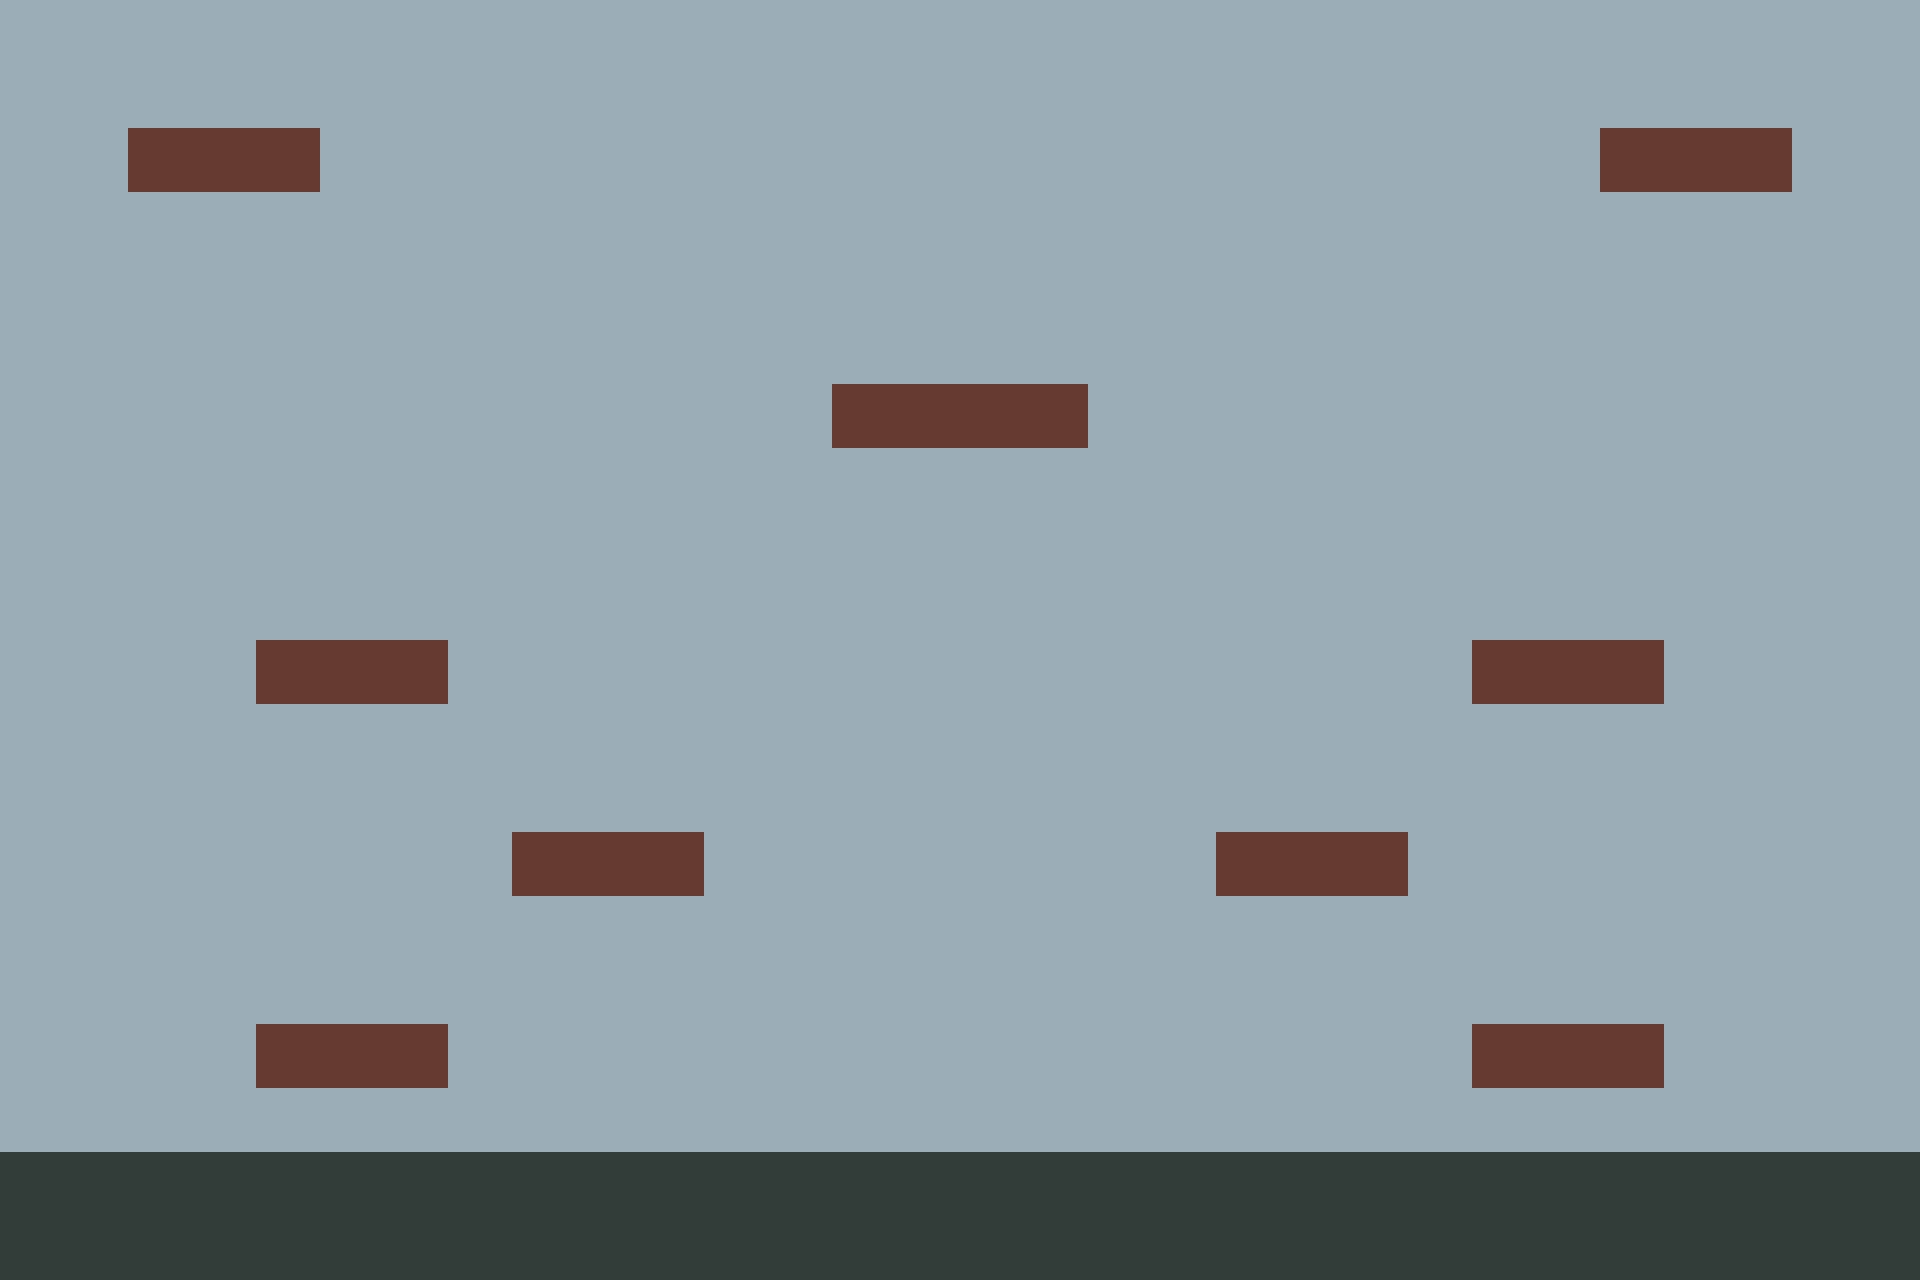

Rendered tile map (Tiled .tmx) drawn with the repository's tilesets; below, a short description and the full map source, tile grids included:
An orthogonal 30x20 tile map with 64x64 px tiles, 2 tile layers (fond, plateformes).

<map version="1.9" tiledversion="1.9.2" orientation="orthogonal" renderorder="right-down" width="30" height="20" tilewidth="64" tileheight="64" infinite="0" nextlayerid="3" nextobjectid="1">
 <tileset firstgid="1" source="tileset_temp.tsx" />
 <layer id="1" name="fond" width="30" height="20">
  <data encoding="csv">
2,2,2,2,2,2,2,2,2,2,2,2,2,2,2,2,2,2,2,2,2,2,2,2,2,2,2,2,2,2,
2,2,2,2,2,2,2,2,2,2,2,2,2,2,2,2,2,2,2,2,2,2,2,2,2,2,2,2,2,2,
2,2,2,2,2,2,2,2,2,2,2,2,2,2,2,2,2,2,2,2,2,2,2,2,2,2,2,2,2,2,
2,2,2,2,2,2,2,2,2,2,2,2,2,2,2,2,2,2,2,2,2,2,2,2,2,2,2,2,2,2,
2,2,2,2,2,2,2,2,2,2,2,2,2,2,2,2,2,2,2,2,2,2,2,2,2,2,2,2,2,2,
2,2,2,2,2,2,2,2,2,2,2,2,2,2,2,2,2,2,2,2,2,2,2,2,2,2,2,2,2,2,
2,2,2,2,2,2,2,2,2,2,2,2,2,2,2,2,2,2,2,2,2,2,2,2,2,2,2,2,2,2,
2,2,2,2,2,2,2,2,2,2,2,2,2,2,2,2,2,2,2,2,2,2,2,2,2,2,2,2,2,2,
2,2,2,2,2,2,2,2,2,2,2,2,2,2,2,2,2,2,2,2,2,2,2,2,2,2,2,2,2,2,
2,2,2,2,2,2,2,2,2,2,2,2,2,2,2,2,2,2,2,2,2,2,2,2,2,2,2,2,2,2,
2,2,2,2,2,2,2,2,2,2,2,2,2,2,2,2,2,2,2,2,2,2,2,2,2,2,2,2,2,2,
2,2,2,2,2,2,2,2,2,2,2,2,2,2,2,2,2,2,2,2,2,2,2,2,2,2,2,2,2,2,
2,2,2,2,2,2,2,2,2,2,2,2,2,2,2,2,2,2,2,2,2,2,2,2,2,2,2,2,2,2,
2,2,2,2,2,2,2,2,2,2,2,2,2,2,2,2,2,2,2,2,2,2,2,2,2,2,2,2,2,2,
2,2,2,2,2,2,2,2,2,2,2,2,2,2,2,2,2,2,2,2,2,2,2,2,2,2,2,2,2,2,
2,2,2,2,2,2,2,2,2,2,2,2,2,2,2,2,2,2,2,2,2,2,2,2,2,2,2,2,2,2,
2,2,2,2,2,2,2,2,2,2,2,2,2,2,2,2,2,2,2,2,2,2,2,2,2,2,2,2,2,2,
2,2,2,2,2,2,2,2,2,2,2,2,2,2,2,2,2,2,2,2,2,2,2,2,2,2,2,2,2,2,
2,2,2,2,2,2,2,2,2,2,2,2,2,2,2,2,2,2,2,2,2,2,2,2,2,2,2,2,2,2,
2,2,2,2,2,2,2,2,2,2,2,2,2,2,2,2,2,2,2,2,2,2,2,2,2,2,2,2,2,2
</data>
 </layer>
 <layer id="2" name="plateformes" width="30" height="20">
  <data encoding="csv">
0,0,0,0,0,0,0,0,0,0,0,0,0,0,0,0,0,0,0,0,0,0,0,0,0,0,0,0,0,0,
0,0,0,0,0,0,0,0,0,0,0,0,0,0,0,0,0,0,0,0,0,0,0,0,0,0,0,0,0,0,
0,0,1,1,1,0,0,0,0,0,0,0,0,0,0,0,0,0,0,0,0,0,0,0,0,1,1,1,0,0,
0,0,0,0,0,0,0,0,0,0,0,0,0,0,0,0,0,0,0,0,0,0,0,0,0,0,0,0,0,0,
0,0,0,0,0,0,0,0,0,0,0,0,0,0,0,0,0,0,0,0,0,0,0,0,0,0,0,0,0,0,
0,0,0,0,0,0,0,0,0,0,0,0,0,0,0,0,0,0,0,0,0,0,0,0,0,0,0,0,0,0,
0,0,0,0,0,0,0,0,0,0,0,0,0,1,1,1,1,0,0,0,0,0,0,0,0,0,0,0,0,0,
0,0,0,0,0,0,0,0,0,0,0,0,0,0,0,0,0,0,0,0,0,0,0,0,0,0,0,0,0,0,
0,0,0,0,0,0,0,0,0,0,0,0,0,0,0,0,0,0,0,0,0,0,0,0,0,0,0,0,0,0,
0,0,0,0,0,0,0,0,0,0,0,0,0,0,0,0,0,0,0,0,0,0,0,0,0,0,0,0,0,0,
0,0,0,0,1,1,1,0,0,0,0,0,0,0,0,0,0,0,0,0,0,0,0,1,1,1,0,0,0,0,
0,0,0,0,0,0,0,0,0,0,0,0,0,0,0,0,0,0,0,0,0,0,0,0,0,0,0,0,0,0,
0,0,0,0,0,0,0,0,0,0,0,0,0,0,0,0,0,0,0,0,0,0,0,0,0,0,0,0,0,0,
0,0,0,0,0,0,0,0,1,1,1,0,0,0,0,0,0,0,0,1,1,1,0,0,0,0,0,0,0,0,
0,0,0,0,0,0,0,0,0,0,0,0,0,0,0,0,0,0,0,0,0,0,0,0,0,0,0,0,0,0,
0,0,0,0,0,0,0,0,0,0,0,0,0,0,0,0,0,0,0,0,0,0,0,0,0,0,0,0,0,0,
0,0,0,0,1,1,1,0,0,0,0,0,0,0,0,0,0,0,0,0,0,0,0,1,1,1,0,0,0,0,
0,0,0,0,0,0,0,0,0,0,0,0,0,0,0,0,0,0,0,0,0,0,0,0,0,0,0,0,0,0,
3,3,3,3,3,3,3,3,3,3,3,3,3,3,3,3,3,3,3,3,3,3,3,3,3,3,3,3,3,3,
3,3,3,3,3,3,3,3,3,3,3,3,3,3,3,3,3,3,3,3,3,3,3,3,3,3,3,3,3,3
</data>
 </layer>
</map>
